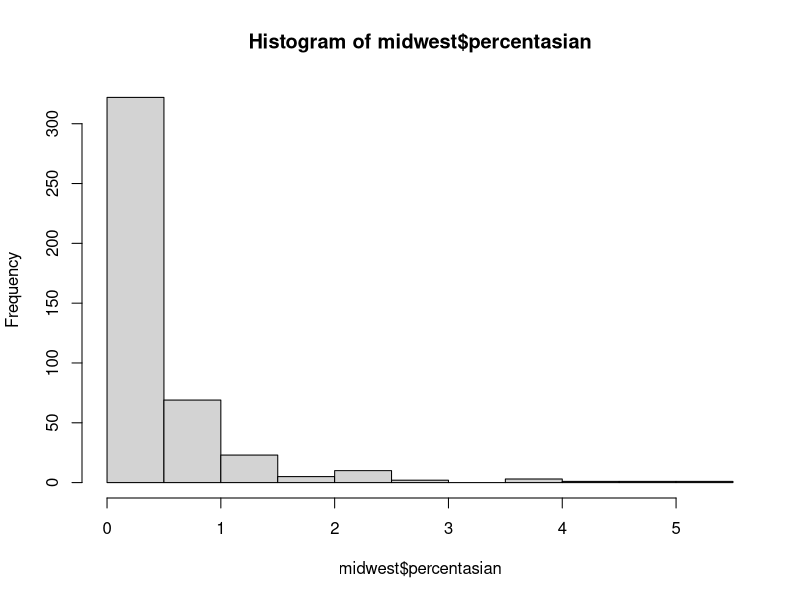

Write R code to recreate this figure. (Note: this script raises an error after producing the figure.)
midwest<-as.data.frame(ggplot2::midwest)
install.packages('dplyr')
library(dplyr)

# 1. Data의 특성 파악
head(midwest)
tail(midwest)
dim(midwest) #차원 확인
# L 데이터가 437개 28개의 속성으로 이루어짐을 알수 있음 
str(midwest) #속성 확인
summary(midwest) #요약(기술) 통계


# 2. column명 수정 (poptotal를 total로)
midwest<- rename(midwest,total=poptotal)
# popasian을 asian으로
midwest<- rename(midwest,asian=popasian)

# 3. 파생변수 생성
midwest$percentasian<- (midwest$asian/midwest$total)*100
head(midwest$percentasian)
hist(midwest$percentasian)

# 4. 백분율 , 전체 평균 비교
mean(midwest$percentasian)
midwest$group<- ifelse(midwest$percentasian>mean(midwest$percentasian),"large","small")
head(midwest$group)


# 5. 빈도수 확인
table(midwest$group)
qplot(midwest$group)
